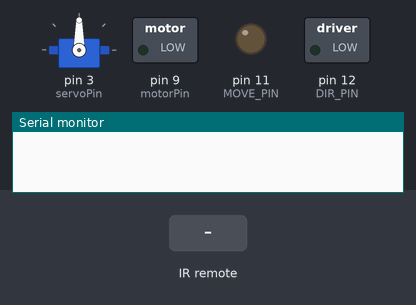
Bench run of a sketch on a simulated Arduino Uno, built with avr-gcc and run on an emulated ATmega328P. On the bench: servo, switched loads named in the sketch (green lamp = pin HIGH), output pins drawn as LEDs (lit = HIGH), the last lines printed to the serial monitor. The inputs (shaded band) are chosen by the test bench.

Above: at 1.2 s.
1.3 s: infrared code 0xFF629D received
At 1.8 s:
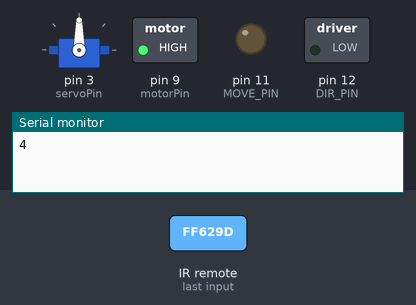
2.8 s: infrared code 0xFF22DD received
At 4.0 s:
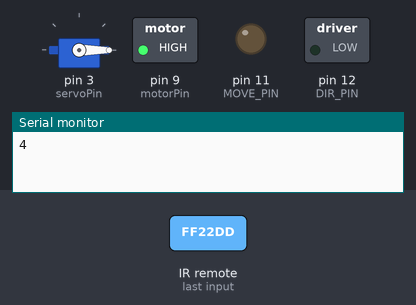
4.3 s: infrared code 0xFFC23D received
At 5.3 s:
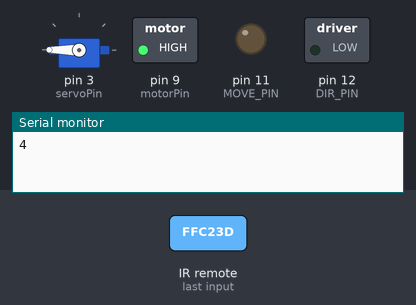
5.8 s: infrared code 0xFFA857 received
At 6.5 s:
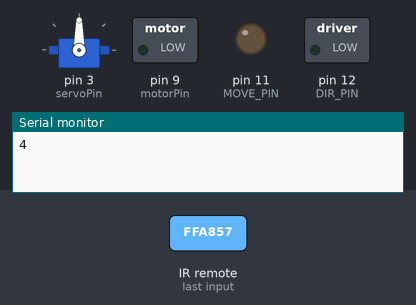
7.3 s: infrared code 0xFF22DD received
At 7.6 s:
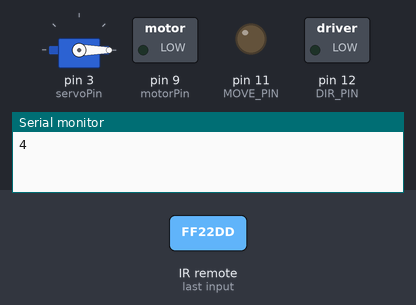
8.8 s: infrared code 0xFFC23D received
At 9.9 s:
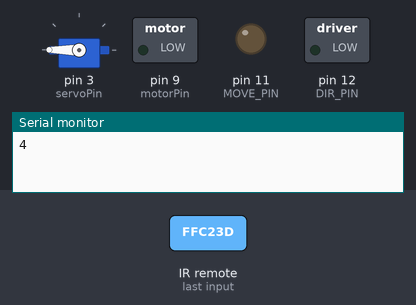
Timing chart, 0 to 11.3 s (numbered marks = the images above; inputs shaded):
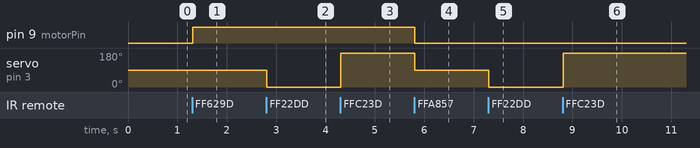

Measured:
- after the input at 1.3 s, pin 9 (motorPin): LOW → HIGH at once
- after the input at 2.8 s, servo on pin 3 (servoPin): 90° → 0° at once
- after the input at 4.3 s, servo on pin 3 (servoPin): 0° → 180° at once
- after the input at 5.8 s, pin 9 (motorPin): HIGH → LOW at once; servo on pin 3 (servoPin): 180° → 90° at once
- after the input at 7.3 s, servo on pin 3 (servoPin): 90° → 0° at once
- after the input at 8.8 s, servo on pin 3 (servoPin): 0° → 180° at once

The sketch:

sketch_feb1a_copy_20250201175529.ino
```cpp
#include <IRremote.h>
#include <IRremoteInt.h>
#include <Servo.h>

const int RECV_PIN = 7, MOVE_PIN = 11, DIR_PIN = 12;
IRrecv irrecv(RECV_PIN);
decode_results results;

int servoPin = 3;
Servo Servo1;

int motorPin = 9;      // Broche PWM pour le moteur
int speedValue = 0;


void controlServo(int angle){
   Servo1.attach(servoPin);
   Servo1.write(angle);
}

void setup() {
  Serial.begin(9600);
  irrecv.enableIRIn();
  irrecv.blink13(true);
  pinMode(MOVE_PIN, OUTPUT);
  pinMode(DIR_PIN, OUTPUT);
  pinMode(motorPin, OUTPUT);
  controlServo(90);
  arreterMoteur();
}

int getDirection() {
  int result = -1;
  if (irrecv.decode(&results)){
        if (results.value == 0xFF22DD) {

            result = 1;
        }
        else if (results.value == 0xFFA857) {  result = 2;}
        else if (results.value == 0xFFC23D) {  result = 3;}
        else if (results.value == 0xFF629D) { result = 4;}
        irrecv.resume();
        return result;
  }
  return -1;
}

void augmenterVitesse(int increment) {
    speedValue += increment;
    if (speedValue > 255) speedValue = 255;
    analogWrite(motorPin, speedValue);
}

void diminuerVitesse(int decrement) {
    speedValue -= decrement;
    if (speedValue < 0) speedValue = 0;
    analogWrite(motorPin, speedValue);
}

void arreterMoteur() {
    speedValue = 0;
    analogWrite(motorPin, 0);
}

void loop() {
  int r;

  while ((r = getDirection()) <= 0) {delay(10);};
  switch (r) {
    case 1 :
      controlServo(0);
      break;
    case 2 :
      controlServo(90);
      arreterMoteur();
      break;
    case 3 :
      controlServo(180);
      break;
    case 4 :
      Serial.print(r);
      augmenterVitesse(255);
      break;
  }

}
```
